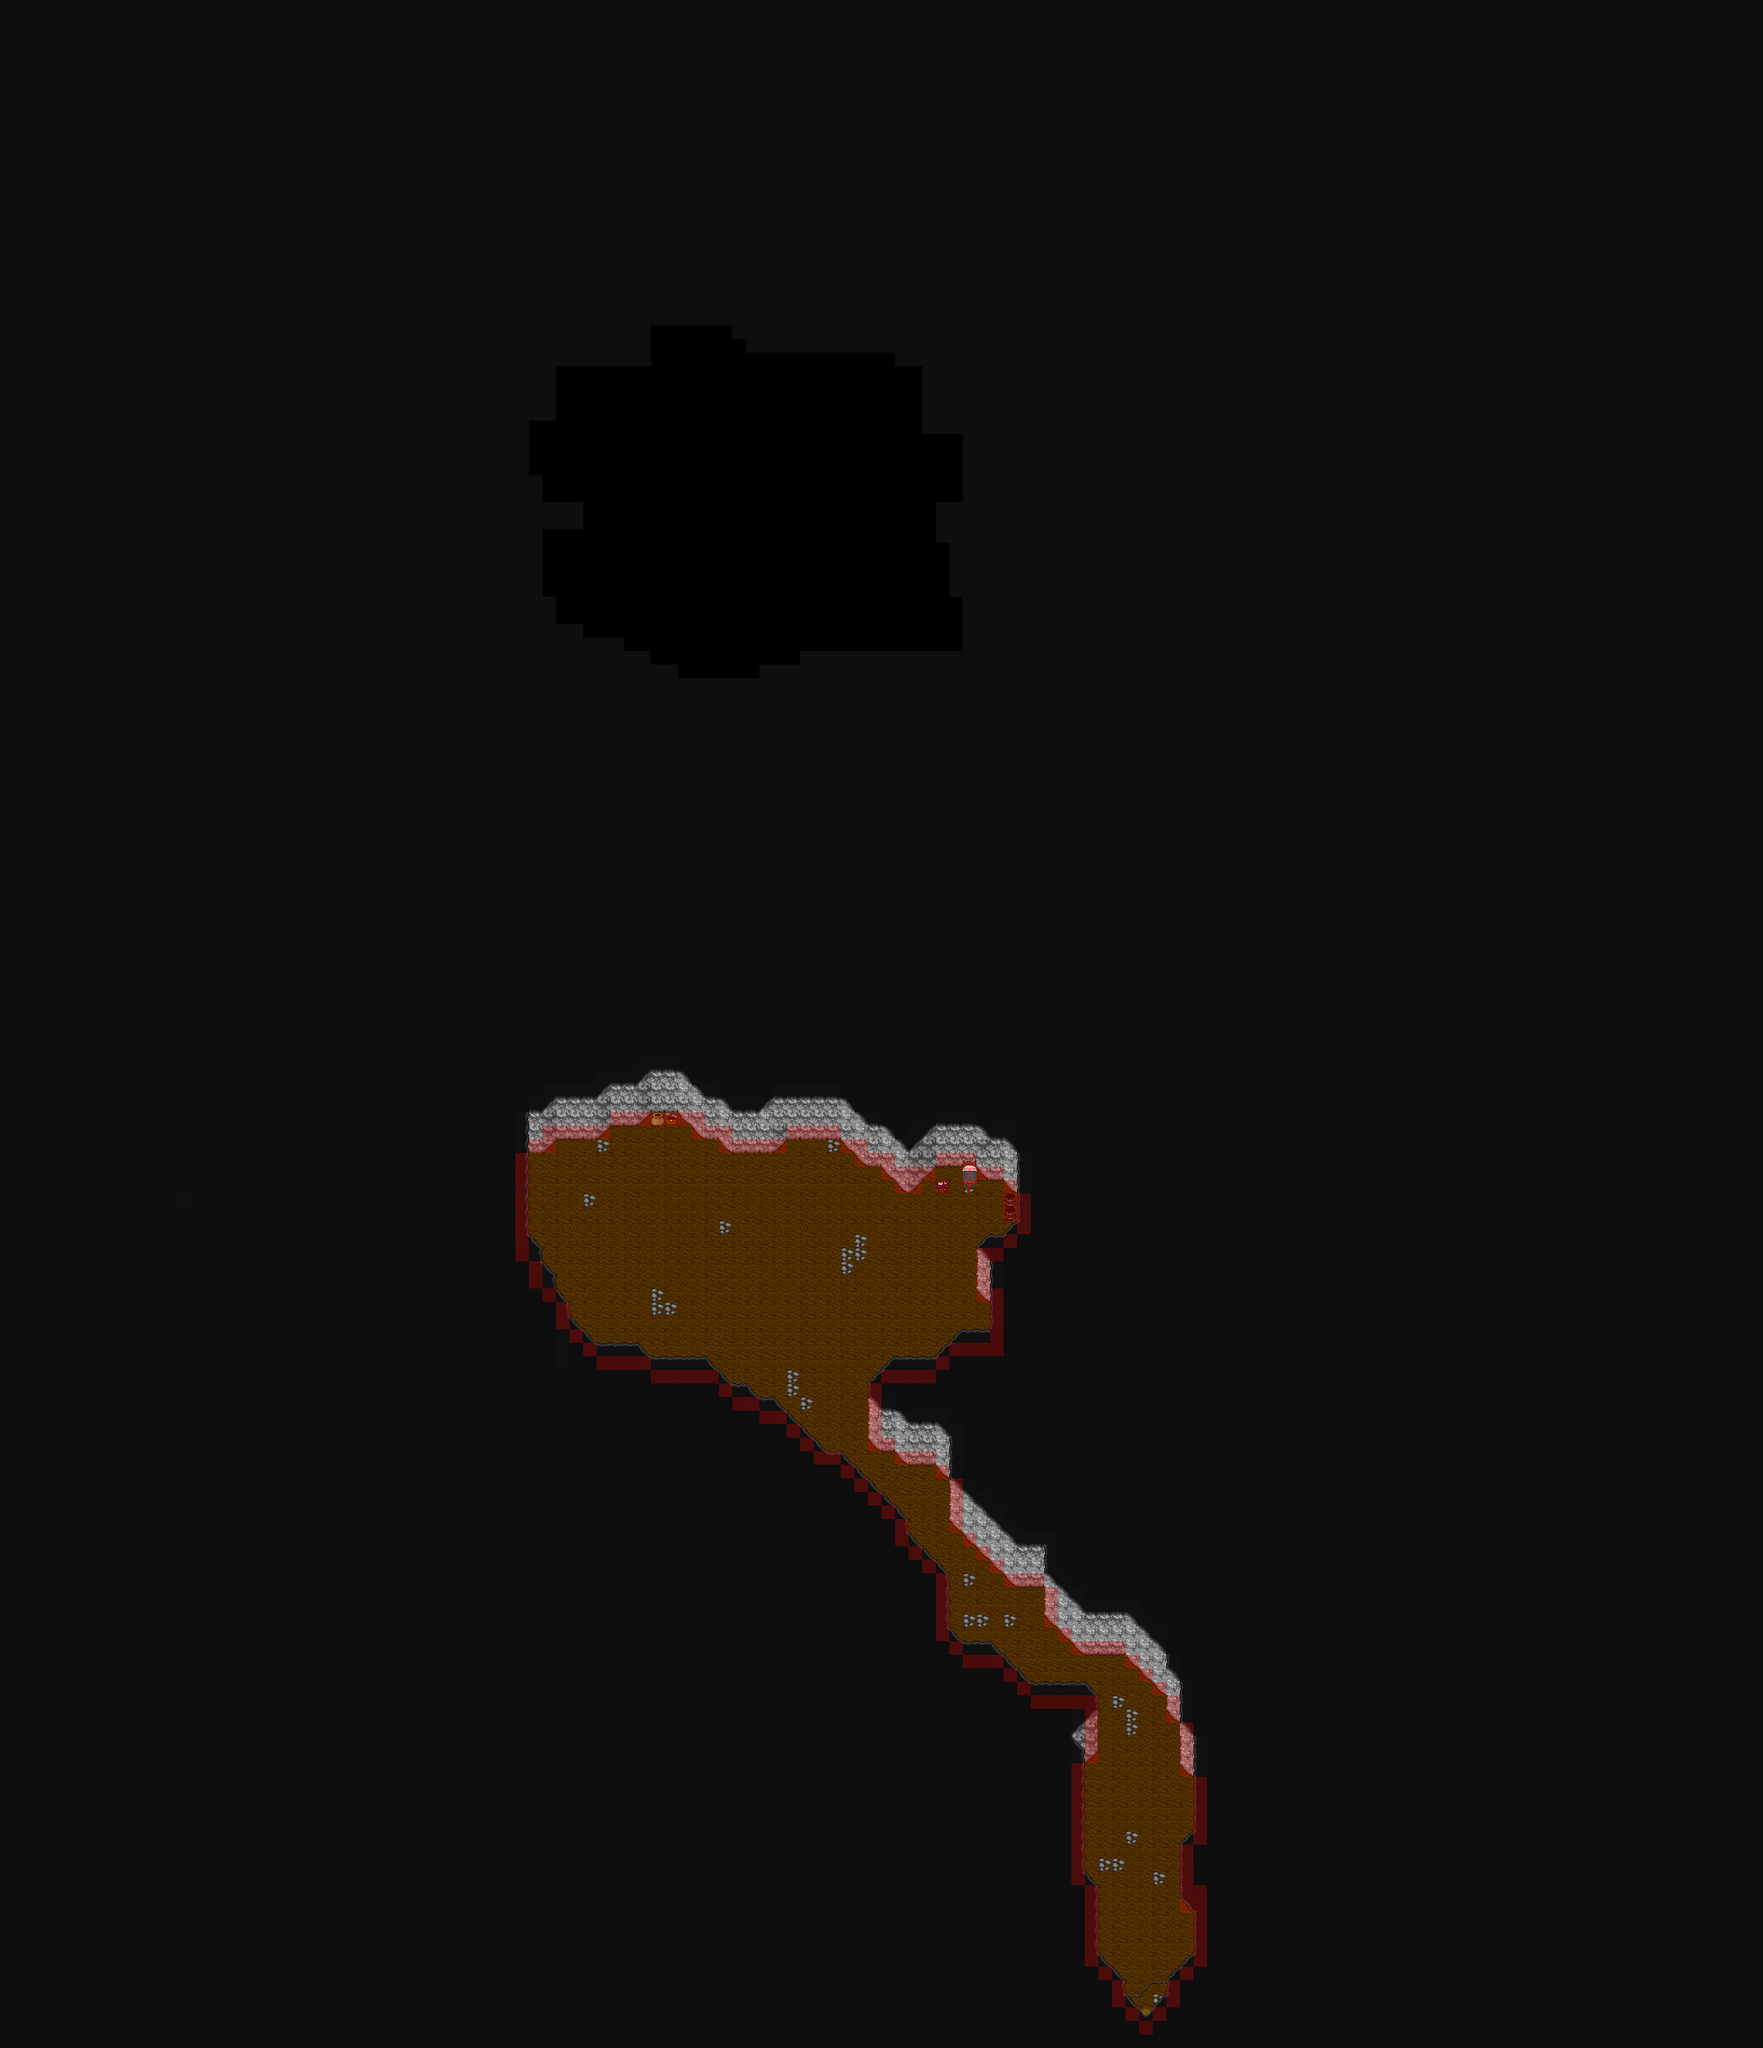

This is a level from a 2D game, rendered from its Tiled map with the project's own tilesets. A one-line summary and the map file follow, with tile-layer data summarised:
An orthogonal 130x151 tile map with 16x16 px tiles, 5 tile layers (map, bmap, fmap, shadows, ...), 5 tilesets and 21 objects (11x entity, 6x zone, 3x marker, bounds).

<map version="1.10" tiledversion="1.10.2" orientation="orthogonal" renderorder="right-down" width="130" height="151" tilewidth="16" tileheight="16" infinite="0" backgroundcolor="#0e0e0e" nextlayerid="10" nextobjectid="66">
 <properties>
  <property name="can_save" value="0" />
  <property name="can_warp" value="1" />
  <property name="map_mode" value="0" />
  <property name="map_no" value="30" />
  <property name="pdiv" value="1" />
  <property name="pmult" value="1" />
  <property name="song_file" value="dag_4.xm" />
  <property name="stx" value="84" />
  <property name="sty" value="147" />
  <property name="tileset" value="3" />
  <property name="use_sstone" value="0" />
  <property name="warpx" value="84" />
  <property name="warpy" value="147" />
  <property name="zero_zone" value="0" />
 </properties>
 <tileset firstgid="1" source="cave.tsx" />
 <tileset firstgid="501" source="entities.tsx" />
 <tileset firstgid="1473" source="misc.tsx" />
 <tileset firstgid="1773" source="obstacles.tsx" />
 <tileset firstgid="1778" source="fortress.tsx" />
 <layer id="1" name="map" width="130" height="151">
  <data>[19630 cells, 1764 non-empty, 31 distinct tile ids]</data>
 </layer>
 <layer id="2" name="bmap" width="130" height="151">
  <data>[19630 cells, 5 non-empty, 4 distinct tile ids]</data>
 </layer>
 <objectgroup color="#ff00ff" id="3" name="entities">
  <object id="1" name="Entity 0" type="entity" gid="501" x="944" y="1536" width="16" height="16">
   <properties>
    <property name="active" value="1" />
    <property name="atype" value="0" />
    <property name="chasing" value="0" />
    <property name="chrx" value="23" />
    <property name="cmd" value="0" />
    <property name="cmdnum" value="0" />
    <property name="delay" value="50" />
    <property name="delayctr" value="0" />
    <property name="eid" value="255" />
    <property name="facehero" value="0" />
    <property name="facing" value="0" />
    <property name="framectr" value="0" />
    <property name="movcnt" value="0" />
    <property name="movemode" value="0" />
    <property name="moving" value="0" />
    <property name="obsmode" value="1" />
    <property name="scount" value="0" />
    <property name="script" value="" />
    <property name="sidx" value="0" />
    <property name="snapback" value="1" />
    <property name="speed" value="3" />
    <property name="transl" value="0" />
   </properties>
  </object>
  <object id="48" name="Entity 1" type="entity" gid="501" x="1024" y="1728" width="16" height="16">
   <properties>
    <property name="active" value="0" />
    <property name="atype" value="0" />
    <property name="chasing" value="0" />
    <property name="chrx" value="39" />
    <property name="cmd" value="0" />
    <property name="cmdnum" value="0" />
    <property name="delay" value="50" />
    <property name="delayctr" value="0" />
    <property name="eid" value="255" />
    <property name="facehero" value="0" />
    <property name="facing" value="2" />
    <property name="framectr" value="0" />
    <property name="movcnt" value="0" />
    <property name="movemode" value="0" />
    <property name="moving" value="0" />
    <property name="obsmode" value="1" />
    <property name="scount" value="0" />
    <property name="script" value="" />
    <property name="sidx" value="0" />
    <property name="snapback" value="1" />
    <property name="speed" value="3" />
    <property name="transl" value="0" />
   </properties>
  </object>
  <object id="49" name="Entity 2" type="entity" gid="501" x="1040" y="1728" width="16" height="16">
   <properties>
    <property name="active" value="0" />
    <property name="atype" value="0" />
    <property name="chasing" value="0" />
    <property name="chrx" value="21" />
    <property name="cmd" value="0" />
    <property name="cmdnum" value="0" />
    <property name="delay" value="50" />
    <property name="delayctr" value="0" />
    <property name="eid" value="255" />
    <property name="facehero" value="0" />
    <property name="facing" value="2" />
    <property name="framectr" value="0" />
    <property name="movcnt" value="0" />
    <property name="movemode" value="0" />
    <property name="moving" value="0" />
    <property name="obsmode" value="1" />
    <property name="scount" value="0" />
    <property name="script" value="" />
    <property name="sidx" value="0" />
    <property name="snapback" value="1" />
    <property name="speed" value="3" />
    <property name="transl" value="0" />
   </properties>
  </object>
  <object id="58" name="Entity 3" type="entity" gid="501" x="832" y="560" width="16" height="16">
   <properties>
    <property name="active" value="1" />
    <property name="atype" value="0" />
    <property name="chasing" value="0" />
    <property name="chrx" value="21" />
    <property name="cmd" value="0" />
    <property name="cmdnum" value="0" />
    <property name="delay" value="50" />
    <property name="delayctr" value="0" />
    <property name="eid" value="255" />
    <property name="facehero" value="0" />
    <property name="facing" value="0" />
    <property name="framectr" value="0" />
    <property name="movcnt" value="0" />
    <property name="movemode" value="0" />
    <property name="moving" value="0" />
    <property name="obsmode" value="1" />
    <property name="scount" value="0" />
    <property name="script" value="" />
    <property name="sidx" value="0" />
    <property name="snapback" value="1" />
    <property name="speed" value="3" />
    <property name="transl" value="0" />
   </properties>
  </object>
  <object id="59" name="Entity 4" type="entity" gid="501" x="848" y="560" width="16" height="16">
   <properties>
    <property name="active" value="1" />
    <property name="atype" value="0" />
    <property name="chasing" value="0" />
    <property name="chrx" value="21" />
    <property name="cmd" value="0" />
    <property name="cmdnum" value="0" />
    <property name="delay" value="50" />
    <property name="delayctr" value="0" />
    <property name="eid" value="255" />
    <property name="facehero" value="0" />
    <property name="facing" value="0" />
    <property name="framectr" value="0" />
    <property name="movcnt" value="0" />
    <property name="movemode" value="0" />
    <property name="moving" value="0" />
    <property name="obsmode" value="1" />
    <property name="scount" value="0" />
    <property name="script" value="" />
    <property name="sidx" value="0" />
    <property name="snapback" value="1" />
    <property name="speed" value="3" />
    <property name="transl" value="0" />
   </properties>
  </object>
  </objectgroup>
 <layer id="4" name="fmap" width="130" height="151">
  <data>[19630 cells, 193 non-empty, 15 distinct tile ids]</data>
 </layer>
 <layer id="5" name="shadows" width="130" height="151" opacity="0.5">
  <data>[19630 cells, 0 non-empty, 0 distinct tile ids]</data>
 </layer>
 <layer id="6" name="obstacles" width="130" height="151" opacity="0.5">
  <data>[19630 cells, 208 non-empty, 2 distinct tile ids]</data>
 </layer>
 <objectgroup color="#008000" id="7" name="zones">
  <!-- 6 objects omitted --></objectgroup>
 <objectgroup color="#ffff00" id="8" name="markers">
  <!-- 3 objects omitted --></objectgroup>
 <objectgroup color="#0000ff" id="9" name="bounds" visible="0">
  <!-- 1 objects omitted --></objectgroup>
</map>
<!-- 16 of 21 objects omitted -->
